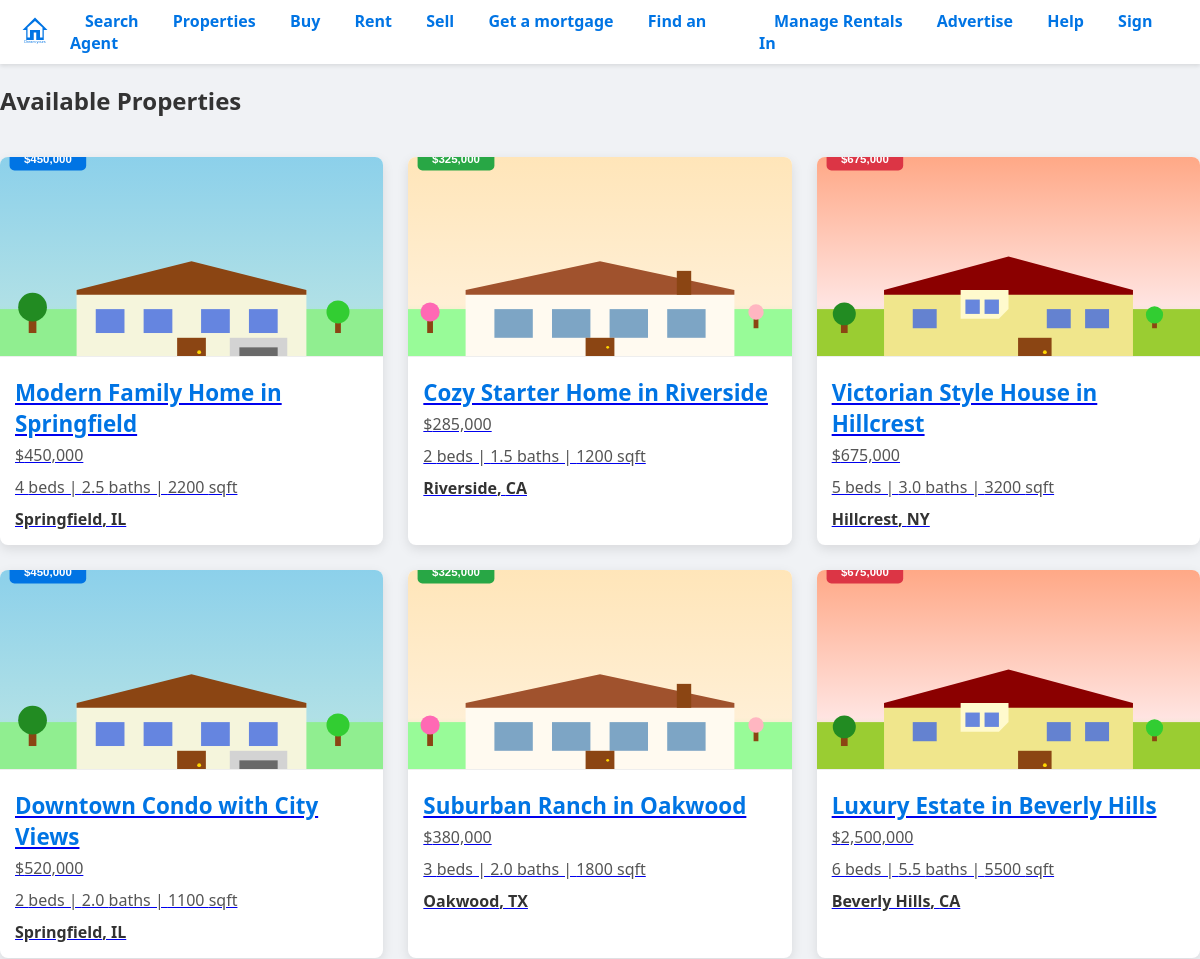
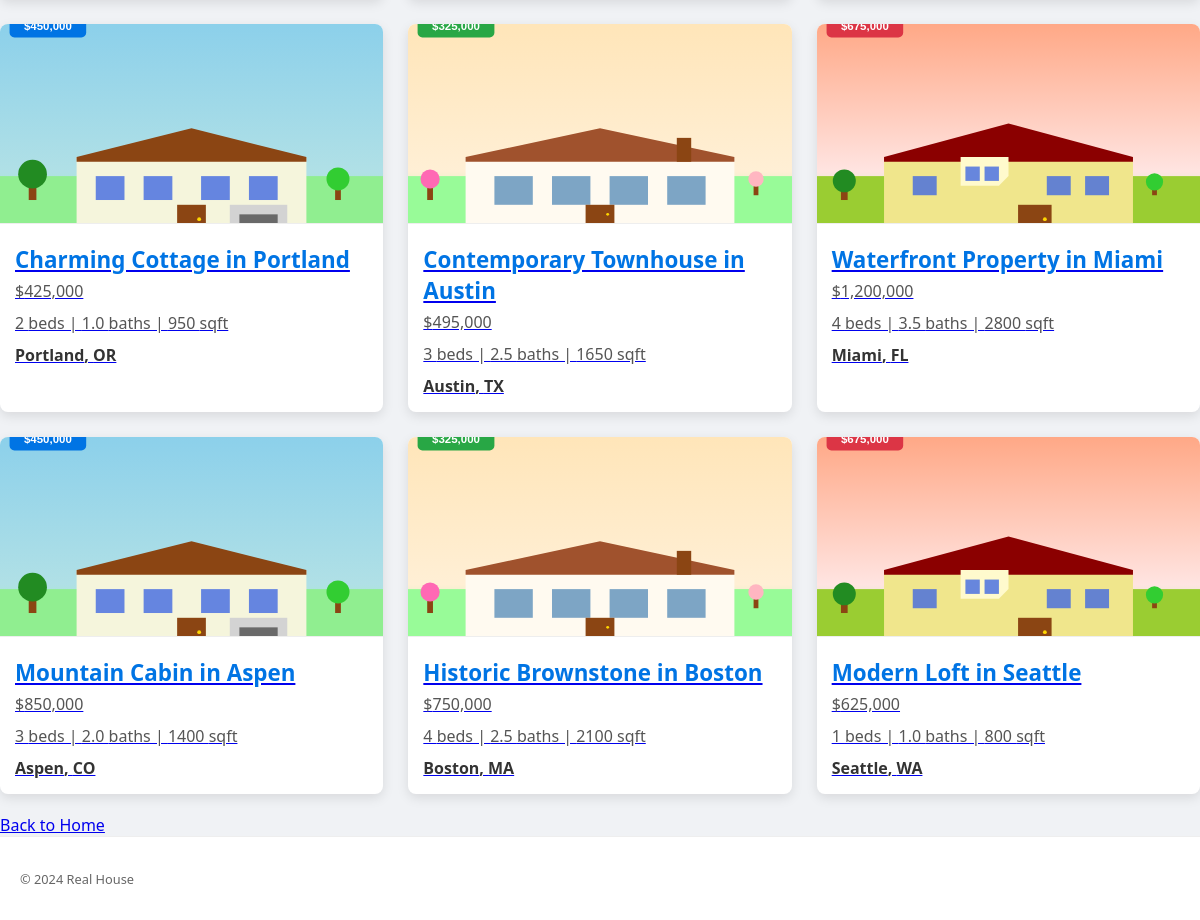
Screenshot of /properties with the database file from the repository (2 pictures, top to bottom).
### app/models/property.py (models this page shows)
class Property(Base):
    __tablename__ = "properties"
    id = Column(Integer, primary_key=True, index=True)
    title = Column(String, index=True)
    price = Column(Float)
    bedrooms = Column(Integer)
    bathrooms = Column(Float)
    sqft = Column(Integer)
    address = Column(String)
    city = Column(String)
    state = Column(String)
    zip_code = Column(String)
    description = Column(Text)
    photo_url = Column(String)
    latitude = Column(Float, nullable=True)  # For map integration
    longitude = Column(Float, nullable=True)  # For map integration
    property_type = Column(String, default="house")  # house, condo, townhouse, etc.
    listing_type = Column(String, default="sale")  # sale, rent

### app/routes/properties.py (the view)
@router.get("/properties")
def list_properties(request: Request, db: Session = Depends(get_db)):
    properties = crud_property.get_properties(db)
    stats = crud_property.get_property_stats(db)
    return templates.TemplateResponse("property/list.html", {
        "request": request,
        "properties": properties,
        "stats": stats
    })

### app/templates/property/list.html (shortened to what this page needs)
{% extends "base.html" %}
{% block content %}
<h2>Available Properties</h2>
<div class="property-grid">
    {% for property in properties %}
    <div class="property-card">
        <a href="/properties/{{ property.id }}">
            <img src="{{ property.photo_url or '/static/images/placeholder-home.jpg' }}" alt="Property image">
            <h3>{{ property.title }}</h3>
            <p>${{ '{:,.0f}'.format(property.price) }}</p>
            <p>{{ property.bedrooms }} beds | {{ property.bathrooms }} baths | {{ property.sqft }} sqft</p>
            <p>{{ property.city }}, {{ property.state }}</p>
        </a>
    </div>
    {% endfor %}
</div>
<a href="/">Back to Home</a>
{% endblock %}

### app/templates/base.html (shortened to what this page needs)
<!DOCTYPE html>
<html lang="en">
<head>
    <link rel="stylesheet" href="/static/css/styles.css">
</head>
<body>
    <header class="dream-yours-header">
        <div class="header-left">
            <a href="/" class="logo">
                <img src="/static/images/dream-yours-logo.svg" alt="Dream yours Logo">
            </a>
            <nav class="main-nav">
                <a href="/map-search">Search</a>
                <a href="/properties">Properties</a>
                <a href="/map-search?listing_type=sale">Buy</a>
                <a href="/map-search?listing_type=rent">Rent</a>
                <a href="/sell">Sell</a>
                <a href="/mortgage">Get a mortgage</a>
                <a href="/agents">Find an Agent</a>
            </nav>
        </div>
        <nav class="user-nav">
            <a href="/manage-rentals">Manage Rentals</a>
            <a href="/advertise">Advertise</a>
            <a href="/help">Help</a>
            <a href="/login">Sign In</a>
        </nav>
    </header>
    <main>
        {% block content %}{% endblock %}
    </main>
    <footer>
        <p>&copy; 2024 Real House</p>
    </footer>
</body>
</html>

### app/static/css/styles.css (style rules this page uses)
* { box-sizing: border-box; }
body { font-family: 'Segoe UI', Tahoma, Geneva, Verdana, sans-serif; margin: 0; padding: 0; background-color: #f0f2f5; color: #333; overflow-x: hidden; }
.dream-yours-header { background-color: #fff; padding: 10px 20px; display: flex; justify-content: space-between; align-items: center; box-shadow: 0 2px 4px rgba(0,0,0,0.1); }
.header-left { display: flex; align-items: center; }
.logo img { height: 30px; margin-right: 20px; }
.main-nav a, .user-nav a { color: #0074E4; text-decoration: none; padding: 8px 15px; font-weight: 600; transition: color 0.3s ease; }
.property-grid { display: grid; grid-template-columns: repeat(auto-fit, minmax(300px, 1fr)); gap: 25px; padding: 20px 0; }
.property-card { background-color: #fff; border-radius: 8px; box-shadow: 0 4px 12px rgba(0,0,0,0.1); overflow: hidden; transition: transform 0.3s ease, box-shadow 0.3s ease; }
.property-card img { width: 100%; height: 200px; object-fit: cover; border-bottom: 1px solid #eee; }
.property-card h3 { font-size: 1.4em; margin: 15px 15px 5px; color: #0074E4; }
.property-card p { font-size: 1em; color: #555; margin: 0 15px 10px; }
.property-card p:last-child { font-weight: 700; color: #333; margin-bottom: 15px; }
footer { background-color: #fff; color: #666; text-align: left; padding: 20px; margin-top: 0; font-size: 0.8em; border-top: 1px solid #eee; }

### rows the page displays
Property: photo_url (picture), title "Modern Family Home in Springfield", price "450,000", bedrooms "4", bathrooms "2.5", sqft "2200", city "Springfield", state "IL"
Property: photo_url (picture), title "Cozy Starter Home in Riverside", price "285,000", bedrooms "2", bathrooms "1.5", sqft "1200", city "Riverside", state "CA"
Property: photo_url (picture), title "Victorian Style House in Hillcrest", price "675,000", bedrooms "5", bathrooms "3.0", sqft "3200", city "Hillcrest", state "NY"
Property: photo_url (picture), title "Downtown Condo with City Views", price "520,000", bedrooms "2", bathrooms "2.0", sqft "1100", city "Springfield", state "IL"
Property: photo_url (picture), title "Suburban Ranch in Oakwood", price "380,000", bedrooms "3", bathrooms "2.0", sqft "1800", city "Oakwood", state "TX"
Property: photo_url (picture), title "Luxury Estate in Beverly Hills", price "2,500,000", bedrooms "6", bathrooms "5.5", sqft "5500", city "Beverly Hills", state "CA"
Property: photo_url (picture), title "Charming Cottage in Portland", price "425,000", bedrooms "2", bathrooms "1.0", sqft "950", city "Portland", state "OR"
Property: photo_url (picture), title "Contemporary Townhouse in Austin", price "495,000", bedrooms "3", bathrooms "2.5", sqft "1650", city "Austin", state "TX"
Property: photo_url (picture), title "Waterfront Property in Miami", price "1,200,000", bedrooms "4", bathrooms "3.5", sqft "2800", city "Miami", state "FL"
Property: photo_url (picture), title "Mountain Cabin in Aspen", price "850,000", bedrooms "3", bathrooms "2.0", sqft "1400", city "Aspen", state "CO"
Property: photo_url (picture), title "Historic Brownstone in Boston", price "750,000", bedrooms "4", bathrooms "2.5", sqft "2100", city "Boston", state "MA"
Property: photo_url (picture), title "Modern Loft in Seattle", price "625,000", bedrooms "1", bathrooms "1.0", sqft "800", city "Seattle", state "WA"
